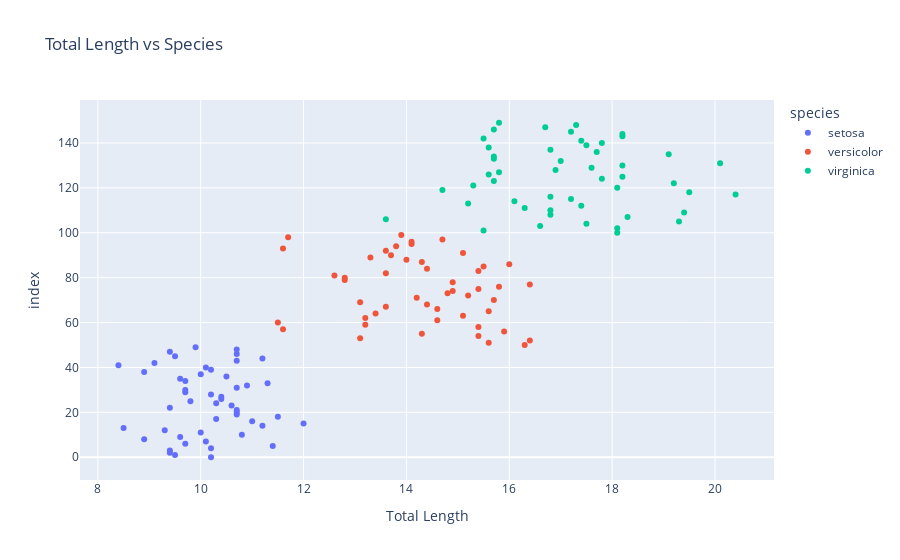

Notebook cell for this chart:
### Code cell
import plotly.express as px
fig = px.scatter(iris, x='total_length', y=iris.index, color='species',
                 title='Total Length vs Species', labels={'total_length': 'Total Length'})
fig.show()

### Figure 1 — Plotly figure (JSON) as saved in the notebook; plotly's stock layout.template omitted (floating-point values rounded to 4 significant figures)
{"data": [{"hovertemplate": "species=setosa<br>Total Length=%{x}<br>index=%{y}<extra></extra>", "legendgroup": "setosa", "marker": {"color": "#636efa", "symbol": "circle"}, "mode": "markers", "name": "setosa", "orientation": "v", "showlegend": true, "type": "scatter", "x": [10.2, 9.5, 9.4, 9.4, 10.2, 11.4, 9.7, 10.1, 8.9, 9.6, 10.8, 10.0, 9.3, 8.5, 11.2, 12.0, 11.0, 10.3, 11.5, 10.7, 10.7, 10.7, 9.4, 10.6, 10.3, 9.8, 10.4, 10.4, 10.2, 9.7, 9.7, 10.7, 10.9, 11.3, 9.7, 9.6, 10.5, 10, 8.9, 10.2, 10.1, 8.4, 9.1, 10.7, 11.2, 9.5, 10.7, 9.4, 10.7, 9.9], "xaxis": "x", "y": [0, 1, 2, 3, 4, 5, 6, 7, 8, 9, 10, 11, 12, 13, 14, 15, 16, 17, 18, 19, 20, 21, 22, 23, 24, 25, 26, 27, 28, 29, 30, 31, 32, 33, 34, 35, 36, 37, 38, 39, 40, 41, 42, 43, 44, 45, 46, 47, 48, 49], "yaxis": "y"}, {"hovertemplate": "species=versicolor<br>Total Length=%{x}<br>index=%{y}<extra></extra>", "legendgroup": "versicolor", "marker": {"color": "#EF553B", "symbol": "circle"}, "mode": "markers", "name": "versicolor", "orientation": "v", "showlegend": true, "type": "scatter", "x": [16.3, 15.6, 16.4, 13.1, 15.4, 14.3, 15.9, 11.6, 15.4, 13.2, 11.5, 14.6, 13.2, 15.1, 13.4, 15.6, 14.6, 13.6, 14.4, 13.1, 15.7, 14.2, 15.2, 14.8, 14.9, 15.4, 15.8, 16.4, 14.9, 12.8, 12.8, 12.6, 13.6, 15.4, 14.4, 15.5, 16, 14.3, 14, 13.3, 13.7, 15.1, 13.6, 11.6, 13.8, 14.1, 14.1, 14.7, 11.7, 13.9], "xaxis": "x", "y": [50, 51, 52, 53, 54, 55, 56, 57, 58, 59, 60, 61, 62, 63, 64, 65, 66, 67, 68, 69, 70, 71, 72, 73, 74, 75, 76, 77, 78, 79, 80, 81, 82, 83, 84, 85, 86, 87, 88, 89, 90, 91, 92, 93, 94, 95, 96, 97, 98, 99], "yaxis": "y"}, {"hovertemplate": "species=virginica<br>Total Length=%{x}<br>index=%{y}<extra></extra>", "legendgroup": "virginica", "marker": {"color": "#00cc96", "symbol": "circle"}, "mode": "markers", "name": "virginica", "orientation": "v", "showlegend": true, "type": "scatter", "x": [18.1, 15.5, 18.1, 16.6, 17.5, 19.3, 13.6, 18.3, 16.8, 19.4, 16.8, 16.3, 17.4, 15.2, 16.1, 17.2, 16.8, 20.4, 19.5, 14.7, 18.1, 15.3, 19.2, 15.7, 17.8, 18.2, 15.6, 15.8, 16.9, 17.6, 18.2, 20.1, 17, 15.7, 15.7, 19.1, 17.7, 16.8, 15.6, 17.5, 17.8, 17.4, 15.5, 18.2, 18.2, 17.2, 15.7, 16.7, 17.3, 15.8], "xaxis": "x", "y": [100, 101, 102, 103, 104, 105, 106, 107, 108, 109, 110, 111, 112, 113, 114, 115, 116, 117, 118, 119, 120, 121, 122, 123, 124, 125, 126, 127, 128, 129, 130, 131, 132, 133, 134, 135, 136, 137, 138, 139, 140, 141, 142, 143, 144, 145, 146, 147, 148, 149], "yaxis": "y"}], "layout": {"legend": {"title": {"text": "species"}, "tracegroupgap": 0}, "title": {"text": "Total Length vs Species"}, "xaxis": {"anchor": "y", "domain": [0, 1], "title": {"text": "Total Length"}}, "yaxis": {"anchor": "x", "domain": [0, 1], "title": {"text": "index"}}}}
